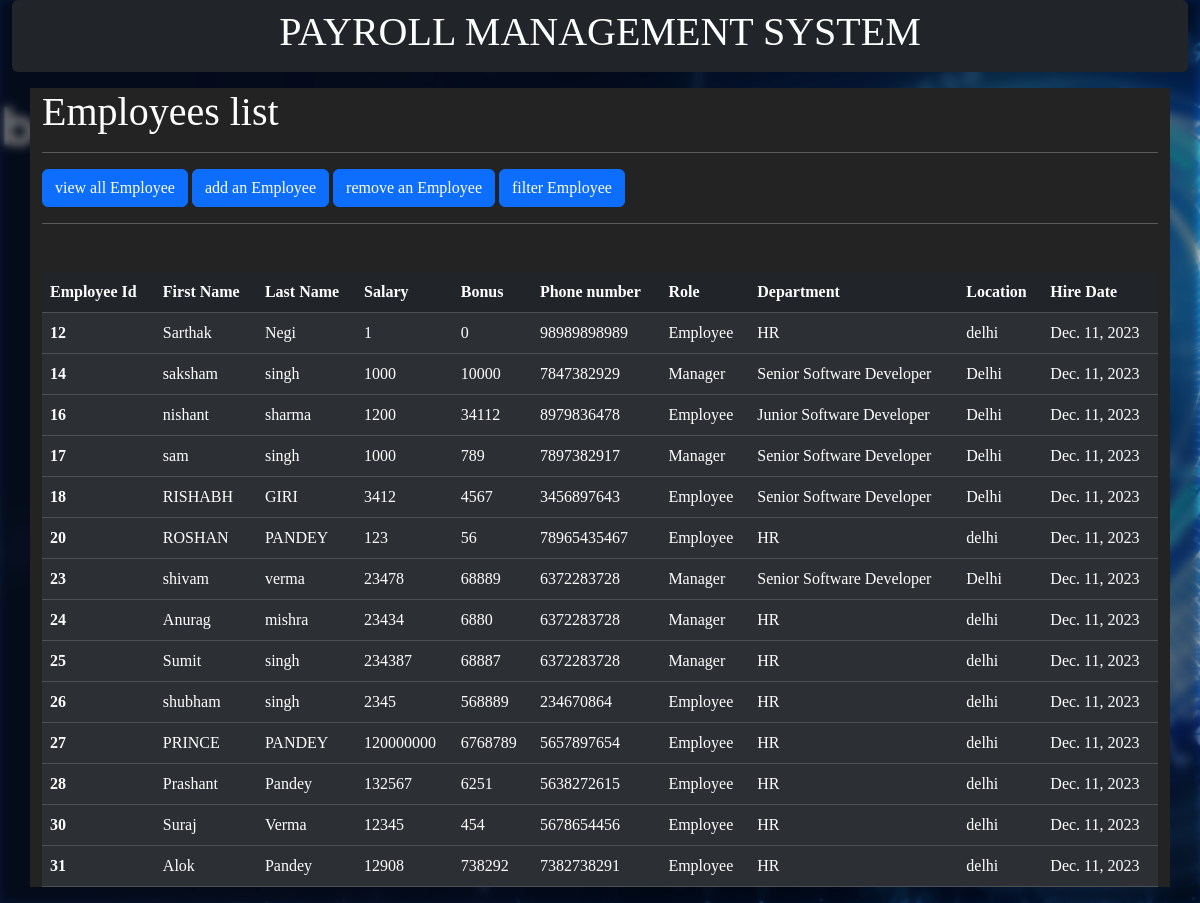
Page /all_emp (signed in) on the committed database.
### Emplyee_app/models.py (models this page shows, shortened)
class Employee(models.Model):
    first_name = models.CharField(max_length=100, null=False)
    last_name = models.CharField(max_length =100)
    dept = models.ForeignKey(Department, on_delete=models.CASCADE)
    salary = models.IntegerField(default=0)
    bonus = models.IntegerField(default=0)
    role = models.ForeignKey(Role,on_delete=models.CASCADE)
    phone = models.IntegerField(default=0)
    hire_date = models.DateField()

class Role(models.Model):
    name = models.CharField(max_length=100, null=False)

class Department(models.Model):
    name = models.CharField(max_length=100, null=False)
    location = models.CharField(max_length=100)

### Emplyee_app/views.py (the view)
# urls.py: path('all_emp',views.all_emp, name = 'all_emp'),
@login_required
def all_emp(request):
    emp = Employee.objects.all()
    context = {
        'emp': emp
    }
    return render(request,'all_emp.html',context)

### Emplyee_app/templates/all_emp.html (shortened to what this page needs)
{% extends 'base.html'%}
{%block heading%}Employees list{%endblock%}
{%block body%}
        <table class="table table-dark table-striped mt-5">
            <thead>
              <tr>
                <th scope="col">Employee Id</th>
                <th scope="col">First Name</th>
                <th scope="col">Last Name</th>
                <th scope="col">Salary</th>
                <th scope="col">Bonus</th>
                <th scope="col">Phone number</th>
                <th scope="col">Role</th>
                <th scope="col">Department</th>
                <th scope="col">Location</th>
                <th scope="col">Hire Date</th>
              </tr>
            </thead>
            {% for emp in emp%}
            <tbody>
                <tr>
                    <th scope="row">{{emp.id}}</th>
                    <td>{{emp.first_name}}</td>
                    <td>{{emp.last_name}}</td>
                    <td>{{emp.salary}}</td>
                    <td>{{emp.bonus}}</td>
                    <td>{{emp.phone}}</td>
                    <td>{{emp.role.name}}</td>
                    <td>{{emp.dept.name}}</td>
                    <td>{{emp.dept.location}}</td>
                    <td>{{emp.hire_date}}</td>
                </tr>
                {% endfor %}
            </tbody>
          </table>
{%endblock%}

### Emplyee_app/static/Emplyee_app/css/basestyle.css (style rules this page uses)
body { font-family: 'Times New Roman', Times, serif; background: url('/static/Emplyee_app/images/bgimg.jpg') no-repeat center center fixed; background-size: cover; color: #ffffff; }
body::after { content: ''; position: fixed; top: 0; right: 0; bottom: 0; left: 0; background: url('/static/Emplyee_app/images/bgimg.jpg') no-repeat center center fixed; background-size: cover; filter: blur(5px) brightness(50%); z-index: -1; -webkit-filter: blur(5px) brightness(50%); }

### rows in the picture
Employee: id "12", first_name "Sarthak", last_name "Negi", salary "1", bonus "0", phone "98989898989", role.name "Employee", dept.name "HR", dept.location "delhi", hire_date "Dec. 11, 2023"
Employee: id "14", first_name "saksham", last_name "singh", salary "1000", bonus "10000", phone "7847382929", role.name "Manager", dept.name "Senior Software Developer", dept.location "Delhi", hire_date "Dec. 11, 2023"
Employee: id "16", first_name "nishant", last_name "sharma", salary "1200", bonus "34112", phone "8979836478", role.name "Employee", dept.name "Junior Software Developer", dept.location "Delhi", hire_date "Dec. 11, 2023"
Employee: id "17", first_name "sam", last_name "singh", salary "1000", bonus "789", phone "7897382917", role.name "Manager", dept.name "Senior Software Developer", dept.location "Delhi", hire_date "Dec. 11, 2023"
Employee: id "18", first_name "RISHABH", last_name "GIRI", salary "3412", bonus "4567", phone "3456897643", role.name "Employee", dept.name "Senior Software Developer", dept.location "Delhi", hire_date "Dec. 11, 2023"
Employee: id "20", first_name "ROSHAN", last_name "PANDEY", salary "123", bonus "56", phone "78965435467", role.name "Employee", dept.name "HR", dept.location "delhi", hire_date "Dec. 11, 2023"
Employee: id "23", first_name "shivam", last_name "verma", salary "23478", bonus "68889", phone "6372283728", role.name "Manager", dept.name "Senior Software Developer", dept.location "Delhi", hire_date "Dec. 11, 2023"
Employee: id "24", first_name "Anurag", last_name "mishra", salary "23434", bonus "6880", phone "6372283728", role.name "Manager", dept.name "HR", dept.location "delhi", hire_date "Dec. 11, 2023"
Employee: id "25", first_name "Sumit", last_name "singh", salary "234387", bonus "68887", phone "6372283728", role.name "Manager", dept.name "HR", dept.location "delhi", hire_date "Dec. 11, 2023"
Employee: id "26", first_name "shubham", last_name "singh", salary "2345", bonus "568889", phone "234670864", role.name "Employee", dept.name "HR", dept.location "delhi", hire_date "Dec. 11, 2023"
Employee: id "27", first_name "PRINCE", last_name "PANDEY", salary "120000000", bonus "6768789", phone "5657897654", role.name "Employee", dept.name "HR", dept.location "delhi", hire_date "Dec. 11, 2023"
Employee: id "28", first_name "Prashant", last_name "Pandey", salary "132567", bonus "6251", phone "5638272615", role.name "Employee", dept.name "HR", dept.location "delhi", hire_date "Dec. 11, 2023"
Employee: id "30", first_name "Suraj", last_name "Verma", salary "12345", bonus "454", phone "5678654456", role.name "Employee", dept.name "HR", dept.location "delhi", hire_date "Dec. 11, 2023"
Employee: id "31", first_name "Alok", last_name "Pandey", salary "12908", bonus "738292", phone "7382738291", role.name "Employee", dept.name "HR", dept.location "delhi", hire_date "Dec. 11, 2023"
